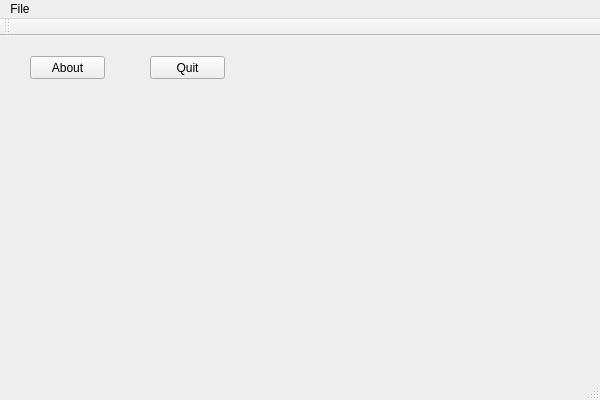
<?xml version="1.0" encoding="UTF-8"?>
<ui version="4.0">
 <class>MainWindow</class>
 <widget class="QMainWindow" name="MainWindow">
  <property name="geometry">
   <rect>
    <x>0</x>
    <y>0</y>
    <width>600</width>
    <height>400</height>
   </rect>
  </property>
  <property name="windowTitle">
   <string>MainWindow</string>
  </property>
  <widget class="QWidget" name="centralWidget">
   <widget class="QPushButton" name="pushButton">
    <property name="geometry">
     <rect>
      <x>30</x>
      <y>20</y>
      <width>75</width>
      <height>23</height>
     </rect>
    </property>
    <property name="text">
     <string>About</string>
    </property>
   </widget>
   <widget class="QPushButton" name="pushButton_2">
    <property name="geometry">
     <rect>
      <x>150</x>
      <y>20</y>
      <width>75</width>
      <height>23</height>
     </rect>
    </property>
    <property name="text">
     <string>Quit</string>
    </property>
   </widget>
  </widget>
  <widget class="QMenuBar" name="menuBar">
   <property name="geometry">
    <rect>
     <x>0</x>
     <y>0</y>
     <width>600</width>
     <height>21</height>
    </rect>
   </property>
   <widget class="QMenu" name="menuFile">
    <property name="title">
     <string>File</string>
    </property>
   </widget>
   <addaction name="menuFile"/>
  </widget>
  <widget class="QToolBar" name="mainToolBar">
   <attribute name="toolBarArea">
    <enum>TopToolBarArea</enum>
   </attribute>
   <attribute name="toolBarBreak">
    <bool>false</bool>
   </attribute>
  </widget>
  <widget class="QStatusBar" name="statusBar"/>
 </widget>
 <layoutdefault spacing="6" margin="11"/>
 <resources/>
 <connections>
  <connection>
   <sender>pushButton_2</sender>
   <signal>clicked()</signal>
   <receiver>MainWindow</receiver>
   <slot>quitClicked()</slot>
   <hints>
    <hint type="sourcelabel">
     <x>185</x>
     <y>73</y>
    </hint>
    <hint type="destinationlabel">
     <x>184</x>
     <y>104</y>
    </hint>
   </hints>
  </connection>
  <connection>
   <sender>pushButton</sender>
   <signal>clicked()</signal>
   <receiver>MainWindow</receiver>
   <slot>aboutClicked()</slot>
   <hints>
    <hint type="sourcelabel">
     <x>58</x>
     <y>69</y>
    </hint>
    <hint type="destinationlabel">
     <x>58</x>
     <y>93</y>
    </hint>
   </hints>
  </connection>
 </connections>
 <slots>
  <slot>quitClicked()</slot>
  <slot>aboutClicked()</slot>
 </slots>
</ui>
